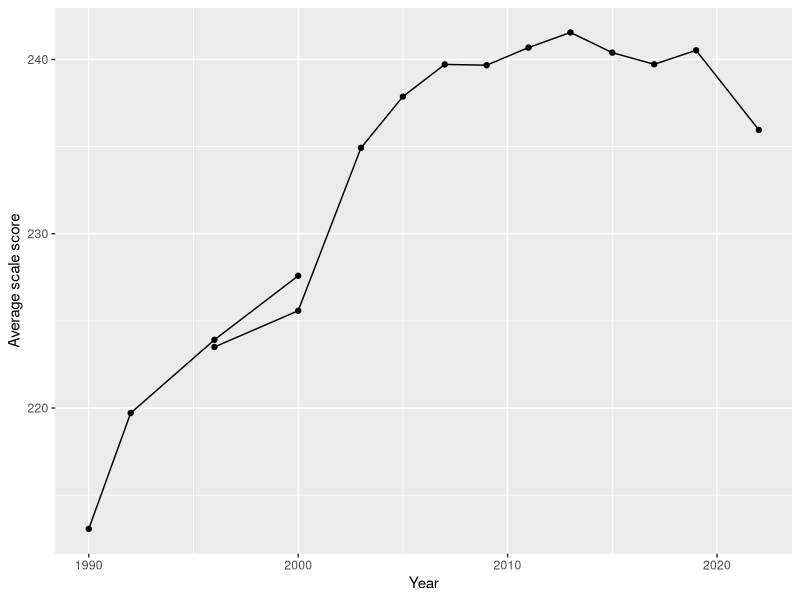
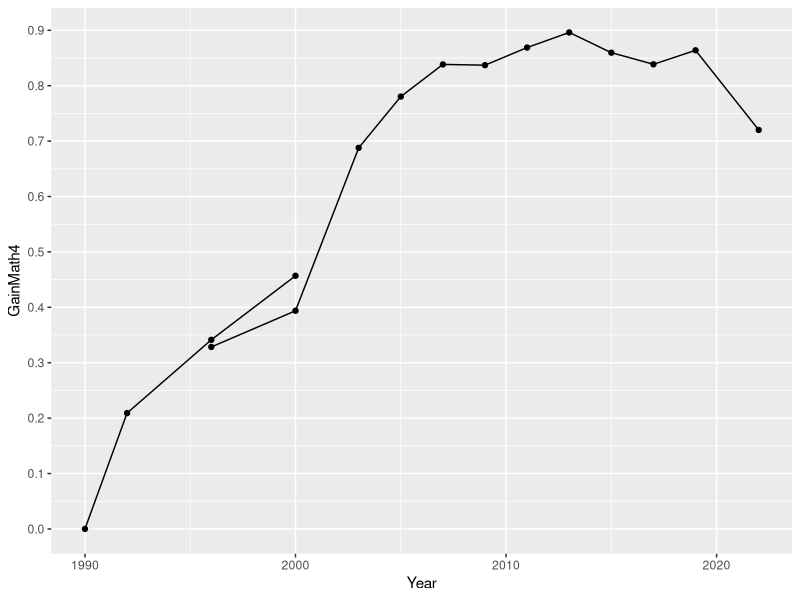
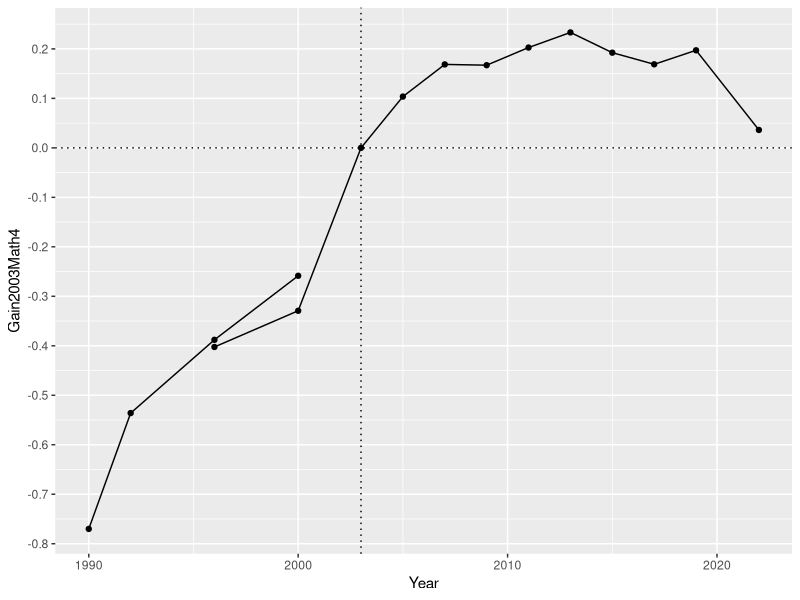
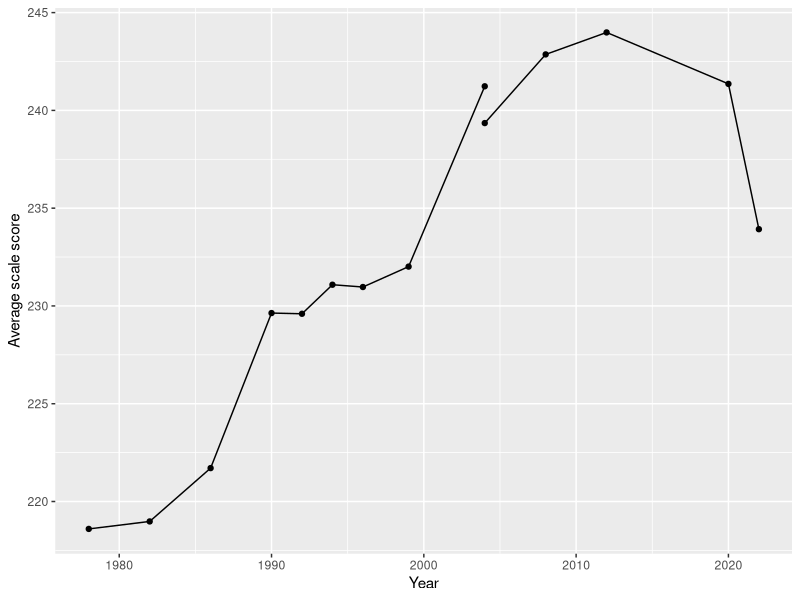
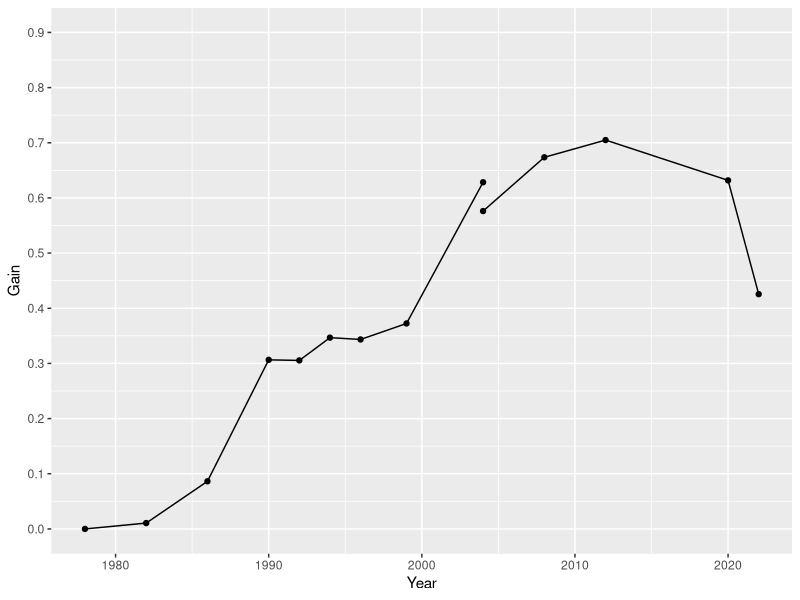

Write R code to recreate these figures, in order. (Note: this script raises an error after producing the figures.)
# Chapter 5 in Measuring Up, by Daniel Koretz
library(tidyverse)
library(readxl)
library(ggthemes)

# Load the data Math Grade 4 
MathGr4_Accom <- read_excel("NDECoreExcel_Mathematics, Grade 4, All students_20240827192140.Xls", range = "A9:E21")
MathGr4_NoAccom <- read_excel("NDECoreExcel_Mathematics, Grade 4, All students - 2_20240827192143.Xls", range = "A9:E13")

# Add the Accommodation column
MathGr4_Accom$Note <- "Accommodations permitted"
MathGr4_NoAccom$Note <- "Accommodations not permitted"

# Combine the data
MathGr4 <- rbind(MathGr4_Accom, MathGr4_NoAccom)

# Mutate to calculate the gain in standard deviations since 1990
MathGr4 <- MathGr4 |>
  mutate(GainMath4 = (`Average scale score` - `Average scale score`[Year == 1990])/`Standard deviation`[Year == 1990])

# Mutate to calculate the gain in standard deviations since 2003
MathGr4 <- MathGr4 |>
  mutate(Gain2003Math4 = (`Average scale score` - `Average scale score`[Year == 2003])/`Standard deviation`[Year == 2003])

# Plot the data
ggplot(MathGr4, aes(x = Year, y = `Average scale score`)) +
  geom_point() +
  geom_line(aes(group = Note), size = 0.5) +
  scale_color_colorblind() 

# Plot the data in terms of standard deviations
ggplot(MathGr4, aes(x = Year, y = GainMath4)) +
  geom_point() +
  geom_line(aes(group = Note), size = 0.5) +
  scale_color_colorblind() +
  scale_y_continuous(breaks = seq(0, 0.9, by = 0.1)) 

# Plot the data in terms of standard deviations since 2003
ggplot(MathGr4, aes(x = Year, y = Gain2003Math4)) +
  geom_point() +
  geom_line(aes(group = Note), size = 0.5) +
  scale_color_colorblind() +
  scale_y_continuous(breaks = seq(-1, 0.3, by = 0.1)) +
  geom_hline(yintercept = 0, linetype = "dotted") +
  geom_vline(xintercept = 2003, linetype = "dotted")

# Load the LTT data Math Age 9
LTT_Age9_OriginalFormat <- read_excel("NDECoreExcel_Long-Term Trend Mathematics, Age 9, All students -_20240827204534.xls", range = "A9:E18")
LTT_Age9_NewFormat <- read_excel("NDECoreExcel_Long-Term Trend Mathematics, Age 9, All students -_20240827204439.xls", range = "A9:E14")

# Add the format column
LTT_Age9_OriginalFormat$Note <- "Original format"
LTT_Age9_NewFormat$Note <- "New format"

# Combine the data
LTT_Age9 <- rbind(LTT_Age9_OriginalFormat, LTT_Age9_NewFormat)

# Mutate to calculate the gain in standard deviations since 1978
LTT_Age9 <- LTT_Age9 |>
  mutate(Gain = (`Average scale score` - `Average scale score`[Year == 1978])/`Standard deviation`[Year == 1978])

# Mutate to calculate the gain in standard deviations since 2003
# Interpolate the 2003 Average scale score
LTT_Age9_2003 <-239.3504 - .25*(242.8622 - 239.3504)

LTT_Age9 <- LTT_Age9 |>
  mutate(Gain2003Age9 = (`Average scale score` - LTT_Age9_2003)/`Standard deviation`[Year == 2004])


# Plot the data
ggplot(LTT_Age9, aes(x = Year, y = `Average scale score`)) +
  geom_point() +
  geom_line(aes(group = Note)) +
  scale_color_colorblind()

# Plot the data in terms of standard deviations
ggplot(LTT_Age9, aes(x = Year, y = Gain)) +
  geom_point() +
  geom_line(aes(group = Note)) +
  scale_color_colorblind() +
  scale_y_continuous(limits = c(0,0.9), breaks = seq(0, 0.9, by = 0.1)) 

# Combine the Elementary math data
ElementaryMath <- rbind(MathGr4, LTT_Age9)

# Plot the data in terms of standard deviations
ggplot(ElementaryMath, aes(x = Year, y = Gain)) +
  geom_point() +
  geom_line(aes(group = Note)) +
  scale_color_colorblind() +
  scale_y_continuous(limits = c(0,0.9), breaks = seq(0, 0.9, by = 0.1)) 

# Plot the data with dotted lines for Main NAEP and solid lines for LTT
LINES <- c("Original format" = "solid", "New format" = "solid", "Accommodations permitted" = "dashed", "Accommodations not permitted" = "dashed")
ggplot(ElementaryMath, aes(x = Year, y = Gain)) +
  geom_point() +
  geom_line(aes(group = Note, linetype = Note), show.legend = FALSE) +
  scale_color_colorblind() +
  scale_linetype_manual(values = LINES) +
  scale_y_continuous(limits = c(0, 0.9), breaks = seq(0, 0.9, by = 0.1)) +
  theme_minimal()

ggplot(ElementaryMath, aes(x = Year, y = Gain)) +
  geom_point() +
  geom_line(aes(group = Note, linetype = Note), show.legend = FALSE) +
  scale_color_colorblind() +
  scale_linetype_manual(values = c("Original format" = "solid", "New format" = "solid", "Accommodations permitted" = "dashed", "Accommodations not permitted" = "dashed")) +
  scale_y_continuous(breaks = seq(0, 0.9, by = 0.1)) +
  theme_minimal()

# Set the zero point to be 2003
ggplot(ElementaryMath, aes(x = Year, y = Gain2003)) +
  geom_point() +
  geom_line(aes(group = Note, linetype = Note), show.legend = FALSE) +
  scale_color_colorblind() +
  scale_linetype_manual(values = c("Original format" = "solid", "New format" = "solid", "Accommodations permitted" = "dashed", "Accommodations not permitted" = "dashed")) +
  scale_y_continuous(breaks = seq(-1, 0.4, by = 0.1)) +
  geom_hline(yintercept = 0, linetype = "dotted") +
  geom_vline(xintercept = 2003, linetype = "dotted") +
  theme_minimal() +
  # Add a note about the 2003 zero point
  annotate("text", x = 1990, y = .2, label = "Main NAEP in long dash; LTT in solid", size = 4)


#-------------------------------------
# Grade 8 and 13 year olds
# Load the data Math Grade 8 
MathGr8_Accom <- read_excel("NDECoreExcel_Mathematics, Grade 8, All students_20240830194211.xls", range = "A9:E21")
MathGr8_NoAccom <- read_excel("NDECoreExcel_Mathematics, Grade 8, All students - 2_20240830194528.xls", range = "A9:E13")

# Add the Accommodation column
MathGr8_Accom$NoteMS <- "Accommodations permitted"
MathGr8_NoAccom$NoteMS <- "Accommodations not permitted"

# Combine the data
MathGr8 <- rbind(MathGr8_Accom, MathGr8_NoAccom)

# Mutate to calculate the gain in standard deviations since 1990
MathGr8 <- MathGr8 |>
  mutate(Gain = (`Average scale score` - `Average scale score`[Year == 1990])/`Standard deviation`[Year == 1990])

# Mutate to calculate the gain in standard deviations since 2003
MathGr8 <- MathGr8 |>
  mutate(Gain2003 = (`Average scale score` - `Average scale score`[Year == 2003])/`Standard deviation`[Year == 2003])

# Plot the data
ggplot(MathGr8, aes(x = Year, y = `Average scale score`)) +
  geom_point() +
  geom_line(aes(group = NoteMS), size = 0.5) +
  scale_color_colorblind() 

# Plot the data in terms of standard deviations
ggplot(MathGr8, aes(x = Year, y = Gain)) +
  geom_point() +
  geom_line(aes(group = NoteMS), size = 0.5) +
  scale_color_colorblind() +
  scale_y_continuous(limits = c(0,0.9), breaks = seq(0, 0.9, by = 0.1)) 

# Plot the data in terms of standard deviations since 2003
ggplot(MathGr8, aes(x = Year, y = Gain2003)) +
  geom_point() +
  geom_line(aes(group = NoteMS), size = 0.5) +
  scale_color_colorblind() +
  scale_y_continuous(limits = c(-0.5,0.2), breaks = seq(-0.5, 0.2, by = 0.1)) +
  geom_hline(yintercept = 0, linetype = "dotted") +
  geom_vline(xintercept = 2003, linetype = "dotted")

# Load Data Math 13 year olds
LTT_Age13_NewFormat <- read_excel("NDECoreExcel_Long-Term Trend Mathematics, Age 13, All students _20240830190700.xls", range = "A9:E14")
LTT_Age13_OriginalFormat <- read_excel("NDECoreExcel_Long-Term Trend Mathematics, Age 13, All students _20240830191205.xls", range = "A9:E18")

# Add the format column
LTT_Age13_OriginalFormat$NoteMS <- "Original format"
LTT_Age13_NewFormat$NoteMS <- "New format"

# Combine the data
LTT_Age13 <- rbind(LTT_Age13_OriginalFormat, LTT_Age13_NewFormat)

# Mutate to calculate the gain in standard deviations since 1978
LTT_Age13 <- LTT_Age13 |>
  mutate(Gain = (`Average scale score` - `Average scale score`[Year == 1978])/`Standard deviation`[Year == 1978])

# Mutate to calculate the gain in standard deviations since 2003
# Interpolate the 2003 Average scale score
LTT_Age13_2003 <-278.7735 - .25*(281.45777 - 278.7735)

LTT_Age13 <- LTT_Age13 |>
  mutate(Gain2003 = (`Average scale score` - LTT_Age13_2003)/`Standard deviation`[Year == 2004])


# Plot the data
ggplot(LTT_Age13, aes(x = Year, y = `Average scale score`)) +
  geom_point() +
  geom_line(aes(group = NoteMS))  +
  scale_color_colorblind()

# Plot the data in terms of standard deviations
ggplot(LTT_Age13, aes(x = Year, y = Gain)) +
  geom_point() +
  geom_line(aes(group = NoteMS)) +
  scale_y_continuous(breaks = seq(0, 0.9, by = 0.1)) +
  scale_color_colorblind()


# Combine the Middle School math data
MiddleSchoolMath <- rbind(MathGr8, LTT_Age13)

ggplot(MiddleSchoolMath, aes(x = Year, y = Gain)) +
  geom_point() +
  geom_line(aes(group = NoteMS, linetype = NoteMS), show.legend = FALSE) +
  scale_linetype_manual(values = c("Original format" = "solid", "New format" = "solid", "Accommodations permitted" = "dashed", "Accommodations not permitted" = "dashed")) + 
  scale_color_colorblind() +
  scale_y_continuous(limits = c(0,0.9), breaks = seq(0, 0.9, by = 0.1)) 


# Set the zero point to be 2003
ggplot(MiddleSchoolMath, aes(x = Year, y = Gain2003)) +
  geom_point() +
  geom_line(aes(group = NoteMS, linetype = NoteMS), show.legend = FALSE) +
  scale_color_colorblind() +
  scale_linetype_manual(values = c("Original format" = "solid", "New format" = "solid", "Accommodations permitted" = "dashed", "Accommodations not permitted" = "dashed")) +
  scale_y_continuous(breaks = seq(-1, 0.4, by = 0.1)) +
  geom_hline(yintercept = 0, linetype = "dotted") +
  geom_vline(xintercept = 2003, linetype = "dotted") +
  theme_minimal() +
  # Add a note about the 2003 zero point
  annotate("text", x = 1990, y = .2, label = "Main NAEP in long dash; LTT in solid", size = 4)
